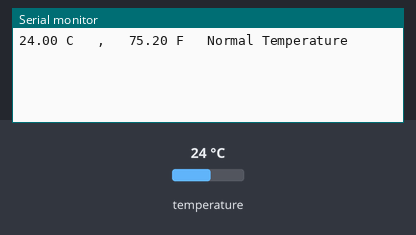
The sketch below on a simulated Arduino Uno, built with avr-gcc and run on an emulated ATmega328P. On the bench: the last lines printed to the serial monitor. The test bench sets the inputs (shaded band); at power-on: temperature 24 °C.

Above: at 1.5 s.
1.6 s: temperature set to 17.6 °C
At 2.5 s:
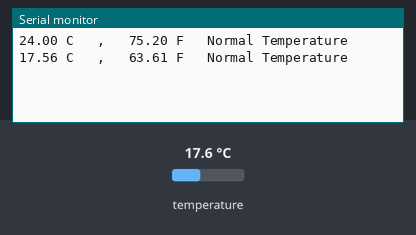
3.1 s: temperature set to 16.5 °C
At 4.3 s:
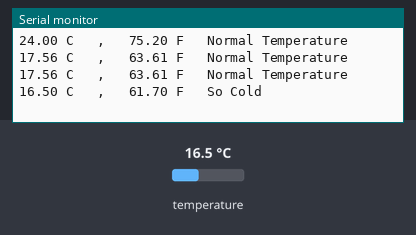

Measured:
- the behaviour switches between 17 and 16.9 °C on temperature (found by bisection; images 1 and 2)
- after the input at 1.6 s, the serial monitor: prints a new line after 0.11 s (image 1)
- after the input at 3.1 s, the serial monitor: prints a new line after 0.46 s (image 2)

The sketch:

Ex21_ASR500_T08.ino
```cpp
#include <OneWire.h>
#include <DallasTemperature.h>
#define ONE_WIRE_BUS 4                                     // Data wire is connect to the Arduino digital pin 4
OneWire oneWire(ONE_WIRE_BUS);                            // Setup a oneWire instance to communicate with any OneWire devices
DallasTemperature sensors(&oneWire);                     // Pass our oneWire reference to Dallas Temperature sensor
//-----------------------------------------------------------------------------------------------------------------------------------------------------
void setup(void)
{
  Serial.begin(9600);                                    // Start serial communication for debugging purposes
  sensors.begin();                                       // Start up the library
}
//----------------------------------------------------------------------------------------------------------------------------------------------------
void loop(void)
{
  sensors.requestTemperatures();                    // Call sensors.requestTemperatures() to issue a global temperature and Requests to all devices on the bus
  Serial.print(sensors.getTempCByIndex(0));
  Serial.print(" C   ,   ");
  Serial.print(sensors.getTempFByIndex(0));
  Serial.print(" F");
  if(sensors.getTempCByIndex(0)>30)
  {Serial.println("   So Hot");}
  if (sensors.getTempCByIndex(0)<17)
  {Serial.println("   So Cold");}
  if (sensors.getTempCByIndex(0)>=17 & sensors.getTempCByIndex(0)<=30)
  {Serial.println("   Normal Temperature");}
  delay(100);
}
```
